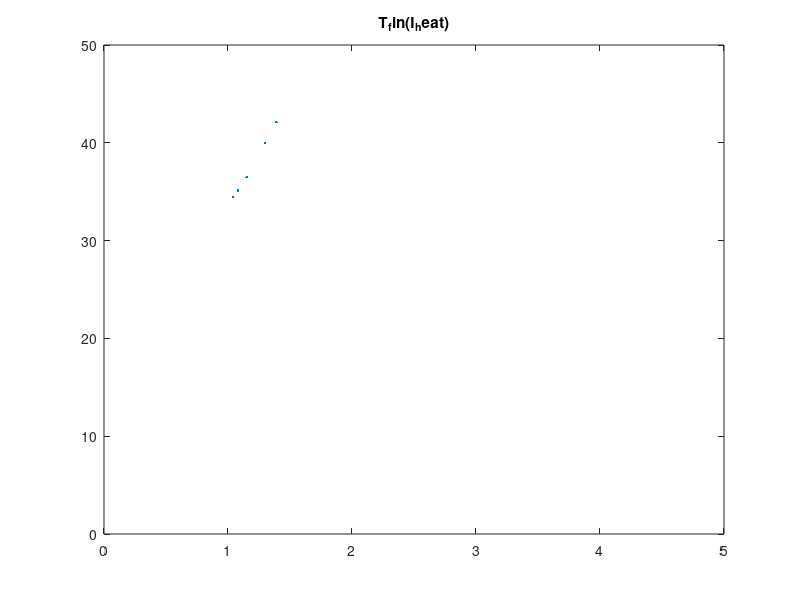
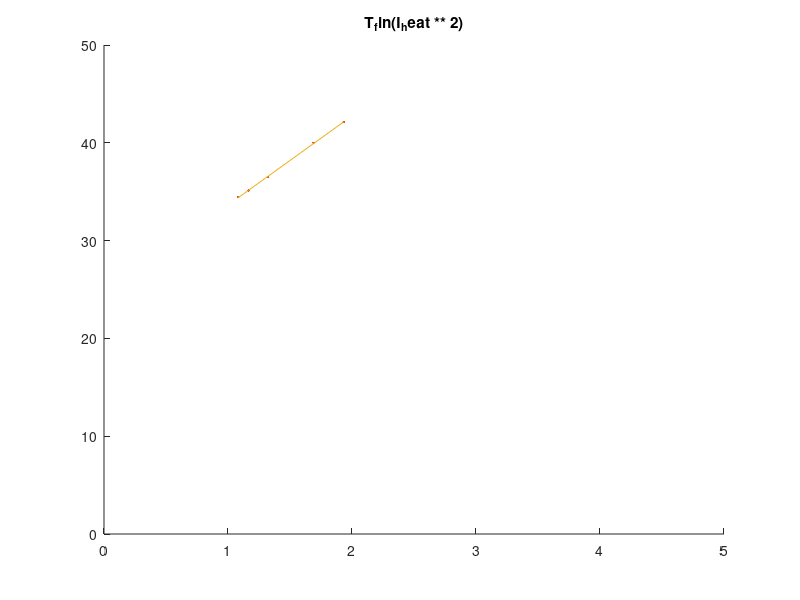

MATLAB code for these plots, in order:
% it seems that T_fin = T_LN + alpha * I_heat ** 2
% alpha = 9.1 ohm / deciampere ** 2 = 910 ohm / ampere ** 2
I_heat = 10 .* [0.104, 0.108, 0.115, 0.130, 0.139];
T_fin = [34.44, 35.12, 36.49, 40.01, 42.1];
T_err = 0.02 * ones(length(T_fin), 1);
figure()
plot(I_heat, T_fin, '.')
errorbar(I_heat, T_fin, T_err, '.')
title('T_fin(I_heat)')
xlim([0, 5])
ylim([0, 50])
figure()
hold
plot(I_heat .^ 2, T_fin, '.')
errorbar(I_heat .^ 2, T_fin, T_err, '.')
title('T_fin(I_heat ** 2)')
xlim([0, 5])
ylim([0, 50])
p = polyfit(I_heat .^ 2, T_fin, 1);
yfit = p(1) * I_heat .^ 2 + p(2);
plot(I_heat .^ 2, yfit)


